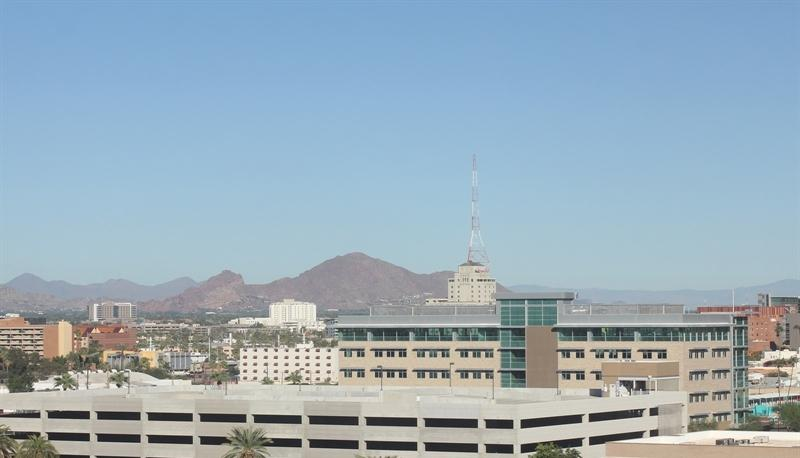
#> input picture images-representation/day_night_images/test/day/20151101_222053.jpg, 800 x 458 px; its folder holds only this picture in this run
$ jupyter execute --allow-errors 7_Classification.ipynb   (shell and % lines are left out)
#> lines starting #> are read from the running program, lines starting #| are printed output that depends on the picture
<a href="https://colab.research.google.com/github/bttrung/CVND-udacity-facebook-scholarship/blob/master/images-processing/7_Classification.ipynb" target="_parent"></a>

[cell 1]
import cv2 # computer vision library

import numpy as np
import matplotlib.pyplot as plt
import matplotlib.image as mpimg
import glob
import os

[cell 2]
def load_dataset(image_dir):
    im_list = []
    image_types = ["day", "night"]
    for im_type in image_types:
        for file in glob.glob(os.path.join(image_dir, im_type, "*")):
            im = mpimg.imread(file)
#> im is the input picture: shape (458, 800, 3); mean R, G, B 152.8, 172.8, 185.6
            if not im is None:
                im_list.append((im, im_type))
    return im_list

[cell 3]
%cd cloned-repo

[cell 4]
training_dir = 'CVND-udacity-facebook-scholarship/images-processing/day_night_images/training'
test_dir = 'CVND-udacity-facebook-scholarship/images-processing/day_night_images/test'

[cell 5]
IMAGE_LIST = load_dataset("CVND-udacity-facebook-scholarship/images-processing/day_night_images/training")
#> IMAGE_LIST = 1 item

[cell 6]
def standardize_input(image):
    standard_im = cv2.resize(image, (1100, 600))
    return standard_im

[cell 7]
def encode(label):
    numerical_val = 0
    if label == 'day':
        numerical_val = 1
    return numerical_val

[cell 8]
def standardize(image_list):
    standard_list = []
    for item in image_list:
        image = item[0]
        label = item[1]
        standardized_im = standardize_input(image)
        binary_label = encode(label)
        standard_list.append((standardized_im, binary_label))
#> this loop made 1 pass
#> (label, numerical_val in encode, binary_label) on pass 1: ('day', 1, 1)
#> pass 1, in standardize_input, `standard_im = cv2.resize(image, (1100, 600))`:
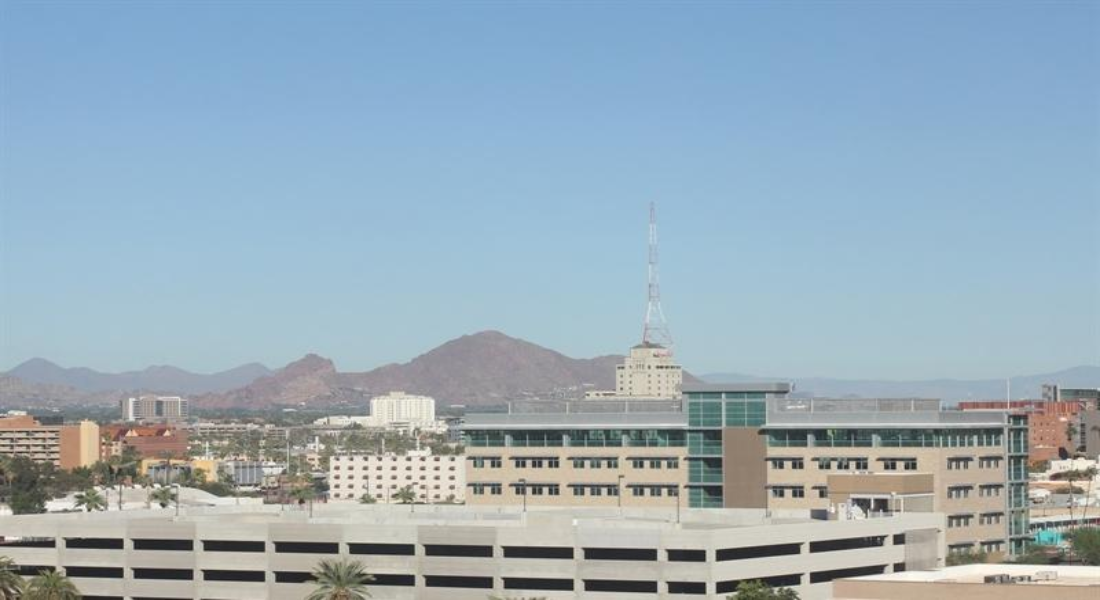
#> standard_im: shape (600, 1100, 3); mean R, G, B 152.7, 172.7, 185.6
#> after the loop, standard_list = 1 item
    return standard_list

STANDARDIZED_LIST = standardize(IMAGE_LIST)
#> STANDARDIZED_LIST = 1 item

[cell 9]
# Select an image by index
image_num = 0
selected_image = STANDARDIZED_LIST[image_num][0]
selected_label = STANDARDIZED_LIST[image_num][1]
#> selected_label = 1

# Display image and data about it
## TODO: Make sure the images have numerical labels and are of the same size
plt.imshow(selected_image)
print("Shape: "+str(selected_image.shape))
#| Shape: (600, 1100, 3)
print("Label [1 = day, 0 = night]: " + str(selected_label))
#| Label [1 = day, 0 = night]: 1

[cell 10]
# Convert and image to HSV colorspace
# Visualize the individual color channels

image_num = 0
test_im = STANDARDIZED_LIST[image_num][0]
test_label = STANDARDIZED_LIST[image_num][1]
#> test_label = 1

# Convert to HSV
hsv = cv2.cvtColor(test_im, cv2.COLOR_RGB2HSV)
#> hsv: shape (600, 1100, 3); mean H, S, V 80.9, 56.2, 191.2

# Print image label
print('Label: ' + str(test_label))
#| Label: 1

# HSV channels
h = hsv[:,:,0]
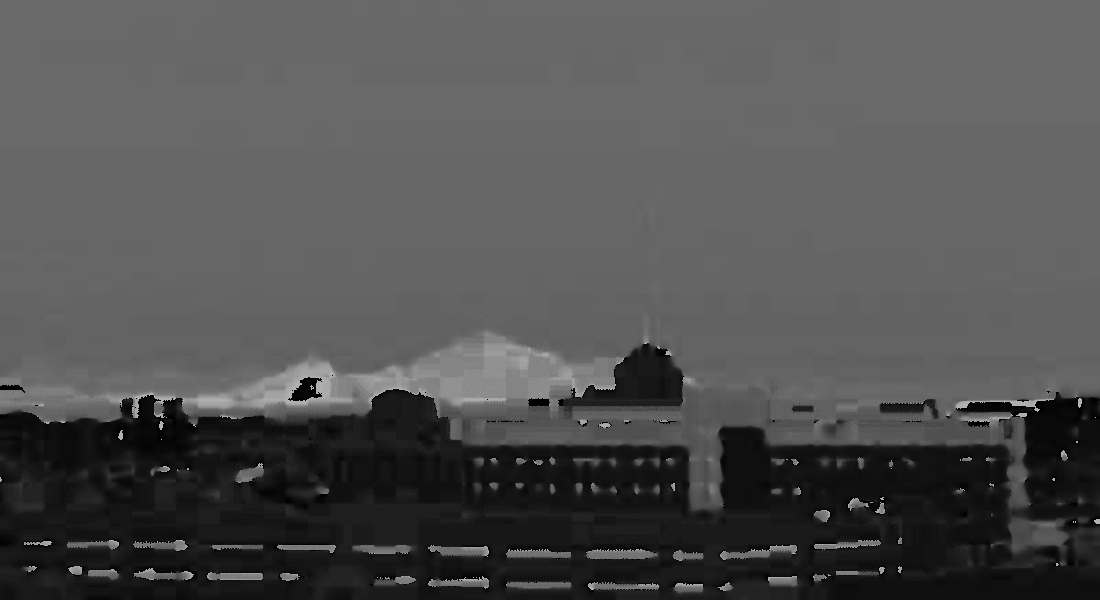
#> h: shape (600, 1100); min 0, max 179, mean 80.9
s = hsv[:,:,1]
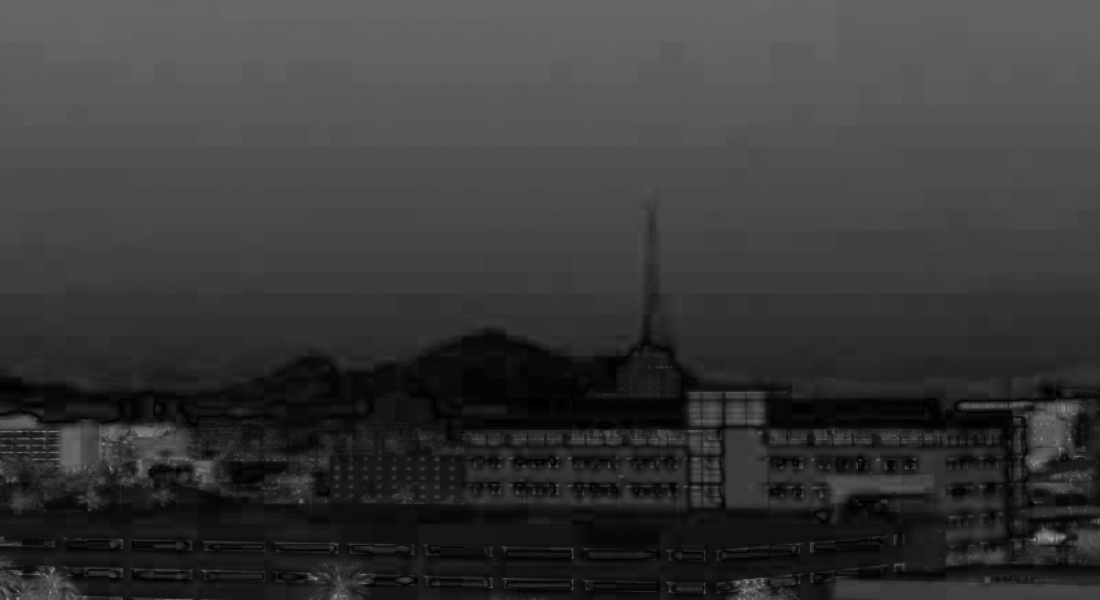
#> s: shape (600, 1100); min 0, max 168, mean 56.2
v = hsv[:,:,2]
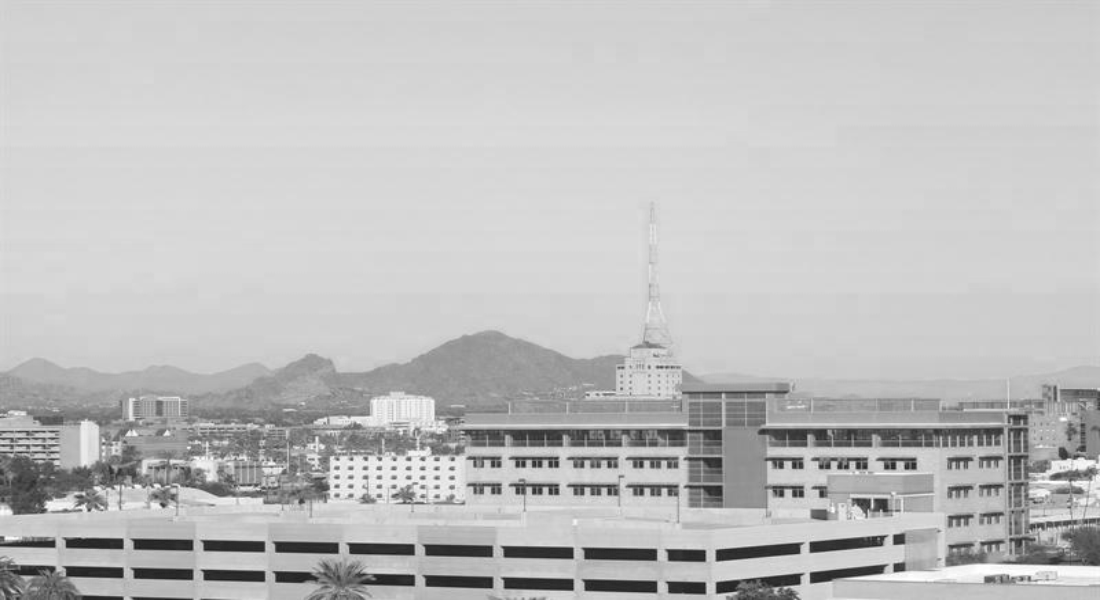
#> v: shape (600, 1100); min 26, max 255, mean 191.2

# Plot the original image and the three channels
f, (ax1, ax2, ax3, ax4) = plt.subplots(1, 4, figsize=(20,10))
ax1.set_title('Standardized image')
ax1.imshow(test_im)
ax2.set_title('H channel')
ax2.imshow(h, cmap='gray')
ax3.set_title('S channel')
ax3.imshow(s, cmap='gray')
ax4.set_title('V channel')
ax4.imshow(v, cmap='gray')
